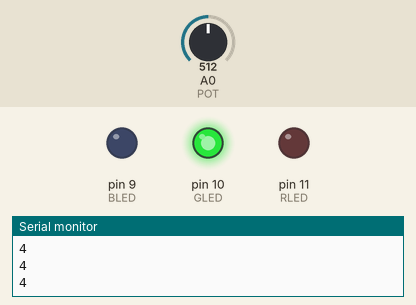
A sketch run on a simulated Arduino Uno, built with avr-gcc and run on an emulated ATmega328P. Parts: output pins drawn as LEDs (lit = HIGH), the last lines printed to the serial monitor. The inputs (shaded band) are chosen by the test bench; at power-on: A0 (POT) = 512.

Above: at 1.3 s.
1.4 s: A0 (POT) set to 569
2.9 s: A0 (POT) set to 594
At 3.6 s:
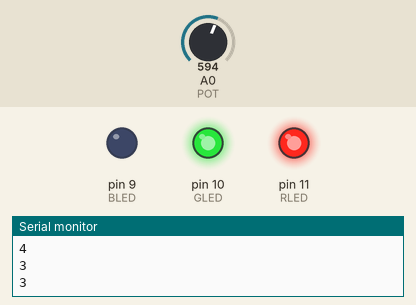
4.5 s: A0 (POT) set to 306
At 4.8 s:
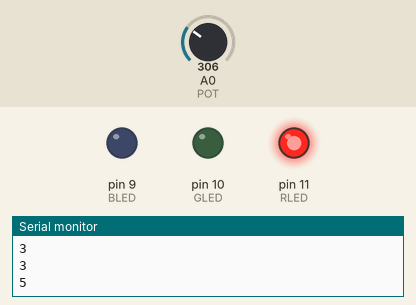
6.0 s: A0 (POT) set to 274
At 7.2 s:
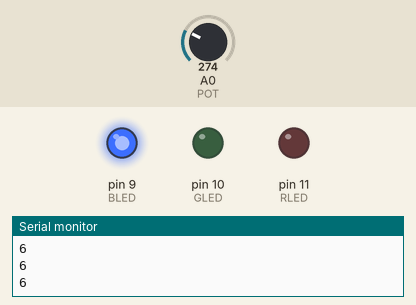
7.5 s: A0 (POT) set to 157
9.0 s: A0 (POT) set to 130
At 9.5 s:
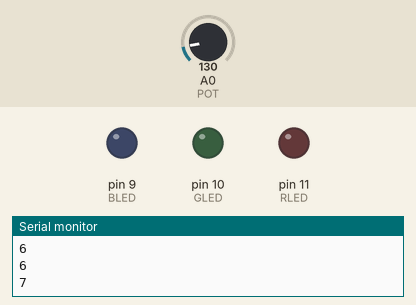
Timing chart, 0 to 11.5 s (numbered marks = the images above; inputs shaded):
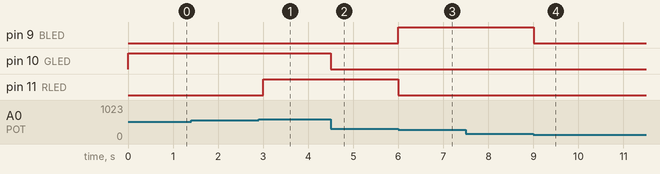

The sketch:

PotieometerLEDSwitcher.ino
```cpp
const int POT = 0;
const int BLED = 9;
const int GLED = 10;
const int RLED = 11;
int val = 0;
int ledMode =0;

const int LOWER_BOUND= 0;
const int UPPER_BOUND = 1023;

void setup()
{
  Serial.begin(9600);
  pinMode(RLED, OUTPUT);
  pinMode(BLED, OUTPUT);
  pinMode(GLED, OUTPUT);
  pinMode(POT, INPUT);
}

void setMode(int mode)
{
  //RED
  if (mode ==1)
  {
    digitalWrite(RLED, LOW);
    digitalWrite(GLED, HIGH);
    digitalWrite(BLED, HIGH);
  }
  //GREEN
  else if (mode ==2)
  {
    digitalWrite(RLED, HIGH);
    digitalWrite(GLED, LOW);
    digitalWrite(BLED, HIGH);
  }
  //BLUE
  else if (mode ==3)
  {
    digitalWrite(RLED, HIGH);
    digitalWrite(GLED, HIGH);
    digitalWrite(BLED, LOW);
  }
  //PURPLE(RED + BLUE)
  else if (mode ==4)
  {
    digitalWrite(RLED, LOW);
    digitalWrite(GLED, 255);
    digitalWrite(BLED, LOW);
  }
  //TEAL(BLUE + GREEN)
  else if (mode ==5)
  {
    digitalWrite(RLED, 255);
    digitalWrite(GLED, LOW);
    digitalWrite(BLED, LOW);
  }
  //ORANGE(RED + Green)
  else if (mode ==6)
  {
    digitalWrite(RLED, LOW);
    digitalWrite(GLED, LOW);
    digitalWrite(BLED, 255);
  }
  //WHITE(RED + BLUE + GREEN)
  else if (mode == 7)
  {
    digitalWrite(RLED, LOW);
    digitalWrite(GLED, LOW);
    digitalWrite(BLED, LOW);
  }
  //OFF (mode =0)
  else
  {
    digitalWrite(RLED, HIGH);
    digitalWrite(GLED, HIGH);
    digitalWrite(BLED, HIGH);
  }
}

void loop()
{
  val = analogRead(POT);
  val = map(val, LOWER_BOUND, UPPER_BOUND, 7, 0);
  //val = constrain(val, 0, 8);
  setMode(val);
  Serial.println(val);
  delay(500);
}
```

Measured:
- the behaviour switches between 584 and 585 on A0 (POT) (found by bisection; images 0 and 1)
- the behaviour switches between 293 and 292 on A0 (POT) (found by bisection; images 2 and 3)
- the behaviour switches between 147 and 146 on A0 (POT) (found by bisection; images 3 and 4)
- after the input at 2.9 s, pin 11 (RLED): LOW → HIGH after 0.10 s
- after the input at 4.5 s, pin 10 (GLED): HIGH → LOW at once
- after the input at 6.0 s, pin 9 (BLED): LOW → HIGH at once; pin 11 (RLED): HIGH → LOW at once
- after the input at 9.0 s, pin 9 (BLED): HIGH → LOW at once
